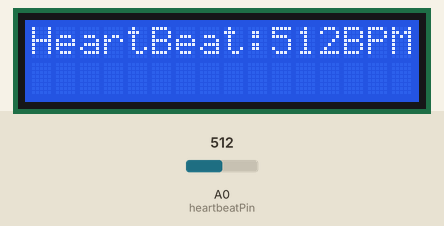
Bench run of a sketch on a simulated Arduino Uno, built with avr-gcc and run on an emulated ATmega328P. Shown: 16×2 character LCD. Inputs (shaded band) come from the test bench; at power-on: A0 (heartbeatPin) = 512. What the sketch prints to the serial monitor is not drawn.

Above: at 1.2 s.
1.3 s: A0 (heartbeatPin) set to 716
At 2.9 s:
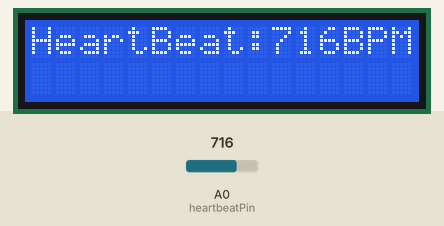
3.6 s: A0 (heartbeatPin) set to 900
At 4.6 s:
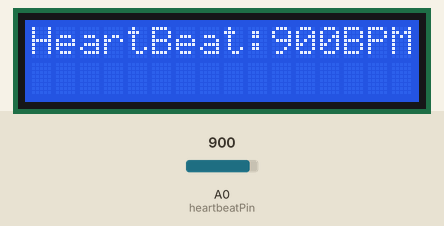
5.6 s: A0 (heartbeatPin) set to 1023
At 7.5 s:
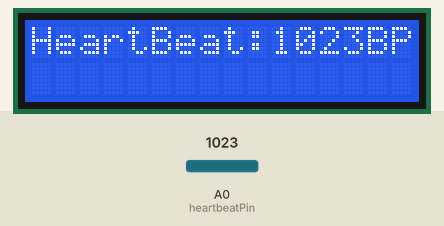
Timing chart, 0 to 9.0 s (numbered marks = the images above; inputs shaded):
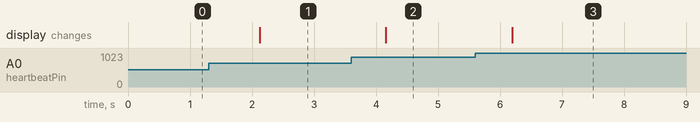

Measured:
- after the input at 1.3 s, the display: changes after 0.82 s (image 1)
- after the input at 3.6 s, the display: changes after 0.56 s (image 2)
- after the input at 5.6 s, the display: changes after 0.60 s (image 3)

The sketch:

Code.ino
```cpp
// NeuralMesh Solution

#include <LiquidCrystal_I2C.h>
#define LCD_ADDR 0x27
#define LCD_COLUMNS 16
#define LCD_ROWS 2

// Initialize the I2C LCD
LiquidCrystal_I2C lcd(LCD_ADDR, LCD_COLUMNS, LCD_ROWS);

const int heartbeatPin = A0;  // Connect the heartbeat sensor to analog pin A0

void setup() {
  Serial.begin(9600);
  lcd.begin(LCD_COLUMNS, LCD_ROWS);
  lcd.backlight();
  // You may need to calibrate the sensor based on your requirements
}

void loop() {
  int heartbeatValue = analogRead(heartbeatPin);

  Serial.println(heartbeatValue);
  // Add your logic for processing heartbeatValue here

  // Display the heartbeat value on the LCD
  lcd.clear();
  lcd.setCursor(0, 0);
  lcd.print("HeartBeat:");
  lcd.print(heartbeatValue);
  lcd.print("BPM");

  delay(1000);  // Adjust the delay based on your requirements
}
```
